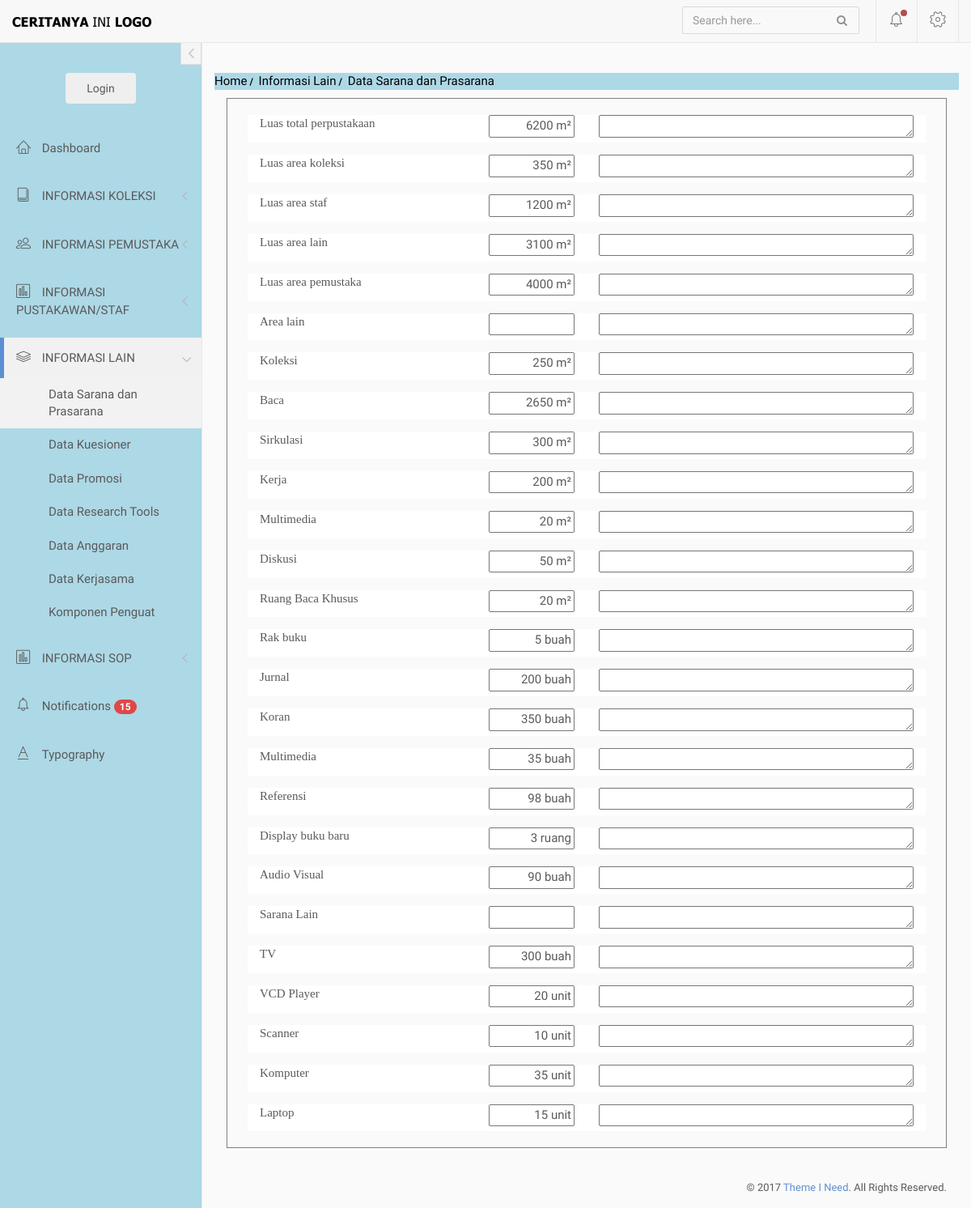
The app's page /index.php/lain/sarpras with its own data.
### tables this page shows
CREATE TABLE `list_sarpras2` (
  `id` int(6) NOT NULL,
  `nama` varchar(255) NOT NULL,
  `jenis` int(2) NOT NULL COMMENT '0:sarana, 1:prasarana',
  `subjenis` int(2) DEFAULT NULL,
  `jumlah` varchar(20) NOT NULL,
  `deskripsi` varchar(255) DEFAULT NULL
);

### application/controllers/lain.php (called while the page is built, shortened)
<?php
    Class Lain extends CI_Controller{
        public function __construct(){
            $this->load->model('m_main');
        }
        public function sarpras(){
            $data['sarpras'] = $this->m_main->get_data('list_sarpras2')->result();
            $this->load->view('diffdash/header');
            $this->load->view('diffdash/sidebar');
            $this->load->view('lain/v_sarpras', $data);
            $this->load->view('diffdash/footer');
        }
    }
?>

### index.php (called while the page is built, shortened)
<?php
require_once BASEPATH.'core/CodeIgniter.php';

### application/models/m_main.php (called while the page is built, shortened)
<?php
    class M_main extends CI_Model{
        public function get_data($table){
            return $this->db->get($table);
        }
    }
?>

### application/views/lain/v_sarpras.php (the view)
<div>
    <nav class="crumbs">
        <ol>
            <li class="crumb"><a href="#">Home</a></li>
            <li class="crumb"><a href="#">Informasi Lain</a></li>
            <li class="crumb">Data Sarana dan Prasarana</li>
        </ol>
    </nav>
    <div class="col-md-12">
        <div class="div-card">
    <?php foreach ($sarpras as $row):?>
            <div class="row line">
                <div class="col-md-6">
                    <label style="float:left;"><?php echo $row->nama ?></label>
                    <input type="text" size="7" value="<?php echo $row->jumlah ?>">
                </div>
                <div class="col-md-6">
                    <textarea rows="1"><?php echo $row->deskripsi ?></textarea>
                </div>
            </div>
    <?php endforeach;?>
            </div>
        </div>
</div>

### assets/css/custom.css (style rules this page uses)
.div-card { border-style: solid; border-color: grey; border-width: 1px; padding: 5px 15px; }
nav.crumbs { background-color: lightblue; color: black; }
.crumb a { text-decoration: none; color: black; }
.crumbs ol { list-style-type: none; padding-left: 0; }
.crumb { display: inline-block; }
.crumb a::after { display: inline-block; color: #000; content: '/'; font-size: 80%; font-weight: bold; padding: 0 3px; }
.line { margin: 15px 10px; background-color: white; clear: both; }
.line label { font-family: 'Times New Roman', serif; font-weight: normal; float:left; }
.line input { float:right; text-align:right; }
textarea { -webkit-box-sizing: border-box; -moz-box-sizing: border-box; box-sizing: border-box; width: 100%; }

### assets/css/main.css (style rules this page uses)
body { background-color: #fafafa; font-family: "Source Sans Pro", sans-serif; font-size: 15px; color: #5A5A5A; }
label { font-weight: 600; }

### records on screen
list_sarpras2: nama "Luas total perpustakaan", jumlah "6200 m²"
list_sarpras2: nama "Luas area koleksi", jumlah "350 m²"
list_sarpras2: nama "Luas area staf", jumlah "1200 m²"
list_sarpras2: nama "Luas area lain", jumlah "3100 m²"
list_sarpras2: nama "Luas area pemustaka", jumlah "4000 m²"
list_sarpras2: nama "Area lain"
list_sarpras2: nama "Koleksi", jumlah "250 m²"
list_sarpras2: nama "Baca", jumlah "2650 m²"
list_sarpras2: nama "Sirkulasi", jumlah "300 m²"
list_sarpras2: nama "Kerja", jumlah "200 m²"
list_sarpras2: nama "Multimedia", jumlah "20 m²"
list_sarpras2: nama "Diskusi", jumlah "50 m²"
list_sarpras2: nama "Ruang Baca Khusus", jumlah "20 m²"
list_sarpras2: nama "Rak buku", jumlah "5 buah"
list_sarpras2: nama "Jurnal", jumlah "200 buah"
list_sarpras2: nama "Koran", jumlah "350 buah"
list_sarpras2: nama "Multimedia", jumlah "35 buah"
list_sarpras2: nama "Referensi", jumlah "98 buah"
list_sarpras2: nama "Display buku baru", jumlah "3 ruang"
list_sarpras2: nama "Audio Visual", jumlah "90 buah"
list_sarpras2: nama "Sarana Lain"
list_sarpras2: nama "TV", jumlah "300 buah"
list_sarpras2: nama "VCD Player", jumlah "20 unit"
list_sarpras2: nama "Scanner", jumlah "10 unit"
list_sarpras2: nama "Komputer", jumlah "35 unit"
list_sarpras2: nama "Laptop", jumlah "15 unit"
